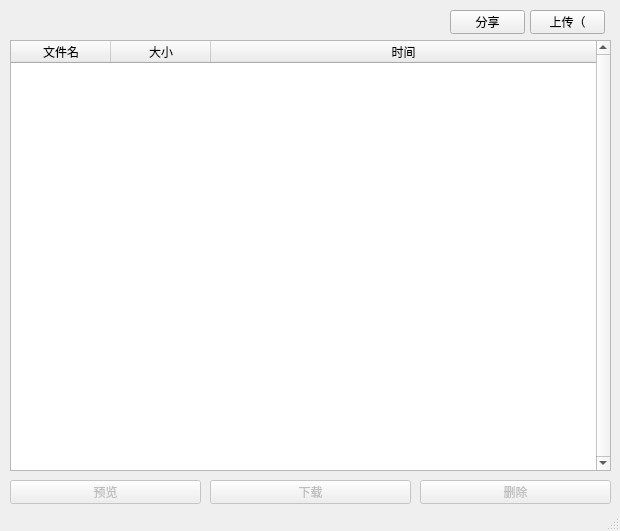
<?xml version="1.0" encoding="UTF-8"?>
<ui version="4.0">
 <class>MainWindow</class>
 <widget class="QMainWindow" name="MainWindow">
  <property name="geometry">
   <rect>
    <x>0</x>
    <y>0</y>
    <width>620</width>
    <height>531</height>
   </rect>
  </property>
  <property name="windowTitle">
   <string>PySide6 Xes网盘（</string>
  </property>
  <property name="unifiedTitleAndToolBarOnMac">
   <bool>false</bool>
  </property>
  <widget class="QWidget" name="centralwidget">
   <widget class="QPushButton" name="pub_1">
    <property name="geometry">
     <rect>
      <x>530</x>
      <y>10</y>
      <width>75</width>
      <height>24</height>
     </rect>
    </property>
    <property name="toolTip">
     <string>上传你的英雄吧（</string>
    </property>
    <property name="statusTip">
     <string>上传你的英雄吧（</string>
    </property>
    <property name="text">
     <string>上传（</string>
    </property>
   </widget>
   <widget class="QTreeWidget" name="treeWidget">
    <property name="geometry">
     <rect>
      <x>10</x>
      <y>40</y>
      <width>601</width>
      <height>431</height>
     </rect>
    </property>
    <property name="layoutDirection">
     <enum>Qt::LayoutDirection::LeftToRight</enum>
    </property>
    <property name="styleSheet">
     <string notr="true"/>
    </property>
    <property name="frameShape">
     <enum>QFrame::Shape::StyledPanel</enum>
    </property>
    <property name="frameShadow">
     <enum>QFrame::Shadow::Sunken</enum>
    </property>
    <property name="verticalScrollBarPolicy">
     <enum>Qt::ScrollBarPolicy::ScrollBarAlwaysOn</enum>
    </property>
    <property name="tabKeyNavigation">
     <bool>false</bool>
    </property>
    <property name="verticalScrollMode">
     <enum>QAbstractItemView::ScrollMode::ScrollPerItem</enum>
    </property>
    <property name="uniformRowHeights">
     <bool>false</bool>
    </property>
    <property name="sortingEnabled">
     <bool>false</bool>
    </property>
    <property name="animated">
     <bool>false</bool>
    </property>
    <property name="allColumnsShowFocus">
     <bool>false</bool>
    </property>
    <property name="expandsOnDoubleClick">
     <bool>true</bool>
    </property>
    <attribute name="headerCascadingSectionResizes">
     <bool>false</bool>
    </attribute>
    <attribute name="headerHighlightSections">
     <bool>false</bool>
    </attribute>
    <attribute name="headerShowSortIndicator" stdset="0">
     <bool>false</bool>
    </attribute>
    <column>
     <property name="text">
      <string>文件名</string>
     </property>
     <property name="font">
      <font>
       <hintingpreference>PreferDefaultHinting</hintingpreference>
      </font>
     </property>
     <property name="textAlignment">
      <set>AlignCenter</set>
     </property>
    </column>
    <column>
     <property name="text">
      <string>大小</string>
     </property>
     <property name="textAlignment">
      <set>AlignCenter</set>
     </property>
    </column>
    <column>
     <property name="text">
      <string>时间</string>
     </property>
     <property name="textAlignment">
      <set>AlignCenter</set>
     </property>
    </column>
   </widget>
   <widget class="QPushButton" name="pub_2">
    <property name="enabled">
     <bool>false</bool>
    </property>
    <property name="geometry">
     <rect>
      <x>10</x>
      <y>480</y>
      <width>191</width>
      <height>24</height>
     </rect>
    </property>
    <property name="toolTip">
     <string>下载前先看看？</string>
    </property>
    <property name="statusTip">
     <string>下载前先看看？</string>
    </property>
    <property name="text">
     <string>预览</string>
    </property>
    <property name="checkable">
     <bool>false</bool>
    </property>
    <property name="autoDefault">
     <bool>false</bool>
    </property>
    <property name="default">
     <bool>false</bool>
    </property>
    <property name="flat">
     <bool>false</bool>
    </property>
   </widget>
   <widget class="QPushButton" name="pub_3">
    <property name="enabled">
     <bool>false</bool>
    </property>
    <property name="geometry">
     <rect>
      <x>210</x>
      <y>480</y>
      <width>201</width>
      <height>24</height>
     </rect>
    </property>
    <property name="toolTip">
     <string>下载这个英雄（</string>
    </property>
    <property name="statusTip">
     <string>下载这个英雄（</string>
    </property>
    <property name="text">
     <string>下载</string>
    </property>
   </widget>
   <widget class="QPushButton" name="pub_4">
    <property name="enabled">
     <bool>false</bool>
    </property>
    <property name="geometry">
     <rect>
      <x>420</x>
      <y>480</y>
      <width>191</width>
      <height>24</height>
     </rect>
    </property>
    <property name="toolTip">
     <string/>
    </property>
    <property name="statusTip">
     <string>你不要乱删啊喂（</string>
    </property>
    <property name="text">
     <string>删除</string>
    </property>
   </widget>
   <widget class="QPushButton" name="pub_5">
    <property name="enabled">
     <bool>true</bool>
    </property>
    <property name="geometry">
     <rect>
      <x>450</x>
      <y>10</y>
      <width>75</width>
      <height>24</height>
     </rect>
    </property>
    <property name="toolTip">
     <string/>
    </property>
    <property name="statusTip">
     <string>分享一下？</string>
    </property>
    <property name="text">
     <string>分享</string>
    </property>
   </widget>
  </widget>
  <widget class="QStatusBar" name="statusbar"/>
 </widget>
 <resources/>
 <connections/>
</ui>
